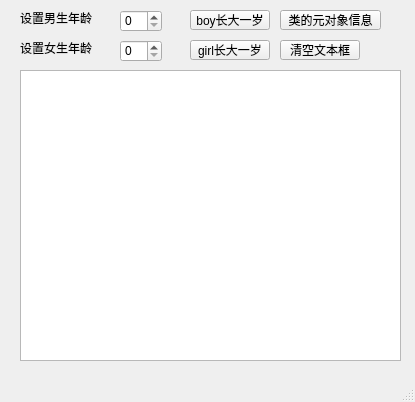
<?xml version="1.0" encoding="UTF-8"?>
<ui version="4.0">
 <class>MainWindow</class>
 <widget class="QMainWindow" name="MainWindow">
  <property name="geometry">
   <rect>
    <x>0</x>
    <y>0</y>
    <width>415</width>
    <height>402</height>
   </rect>
  </property>
  <property name="windowTitle">
   <string>MainWindow</string>
  </property>
  <widget class="QWidget" name="centralwidget">
   <widget class="QLabel" name="labelBoy">
    <property name="geometry">
     <rect>
      <x>20</x>
      <y>10</y>
      <width>81</width>
      <height>16</height>
     </rect>
    </property>
    <property name="text">
     <string>设置男生年龄</string>
    </property>
   </widget>
   <widget class="QLabel" name="labelGirl">
    <property name="geometry">
     <rect>
      <x>20</x>
      <y>40</y>
      <width>81</width>
      <height>16</height>
     </rect>
    </property>
    <property name="text">
     <string>设置女生年龄</string>
    </property>
   </widget>
   <widget class="QSpinBox" name="spinBoy">
    <property name="geometry">
     <rect>
      <x>120</x>
      <y>10</y>
      <width>42</width>
      <height>22</height>
     </rect>
    </property>
   </widget>
   <widget class="QSpinBox" name="spinGirl">
    <property name="geometry">
     <rect>
      <x>120</x>
      <y>40</y>
      <width>42</width>
      <height>22</height>
     </rect>
    </property>
   </widget>
   <widget class="QPushButton" name="btnBoyInc">
    <property name="geometry">
     <rect>
      <x>190</x>
      <y>10</y>
      <width>80</width>
      <height>20</height>
     </rect>
    </property>
    <property name="text">
     <string>boy长大一岁</string>
    </property>
   </widget>
   <widget class="QPushButton" name="btnClassInfo">
    <property name="geometry">
     <rect>
      <x>280</x>
      <y>10</y>
      <width>101</width>
      <height>20</height>
     </rect>
    </property>
    <property name="text">
     <string>类的元对象信息</string>
    </property>
   </widget>
   <widget class="QPushButton" name="btnGirlInc">
    <property name="geometry">
     <rect>
      <x>190</x>
      <y>40</y>
      <width>80</width>
      <height>20</height>
     </rect>
    </property>
    <property name="text">
     <string>girl长大一岁</string>
    </property>
   </widget>
   <widget class="QPushButton" name="btnClear">
    <property name="geometry">
     <rect>
      <x>280</x>
      <y>40</y>
      <width>80</width>
      <height>20</height>
     </rect>
    </property>
    <property name="text">
     <string>清空文本框</string>
    </property>
   </widget>
   <widget class="QPlainTextEdit" name="textEdit">
    <property name="geometry">
     <rect>
      <x>20</x>
      <y>70</y>
      <width>381</width>
      <height>291</height>
     </rect>
    </property>
   </widget>
  </widget>
  <widget class="QMenuBar" name="menubar">
   <property name="geometry">
    <rect>
     <x>0</x>
     <y>0</y>
     <width>415</width>
     <height>22</height>
    </rect>
   </property>
  </widget>
  <widget class="QStatusBar" name="statusbar"/>
 </widget>
 <resources/>
 <connections/>
</ui>
